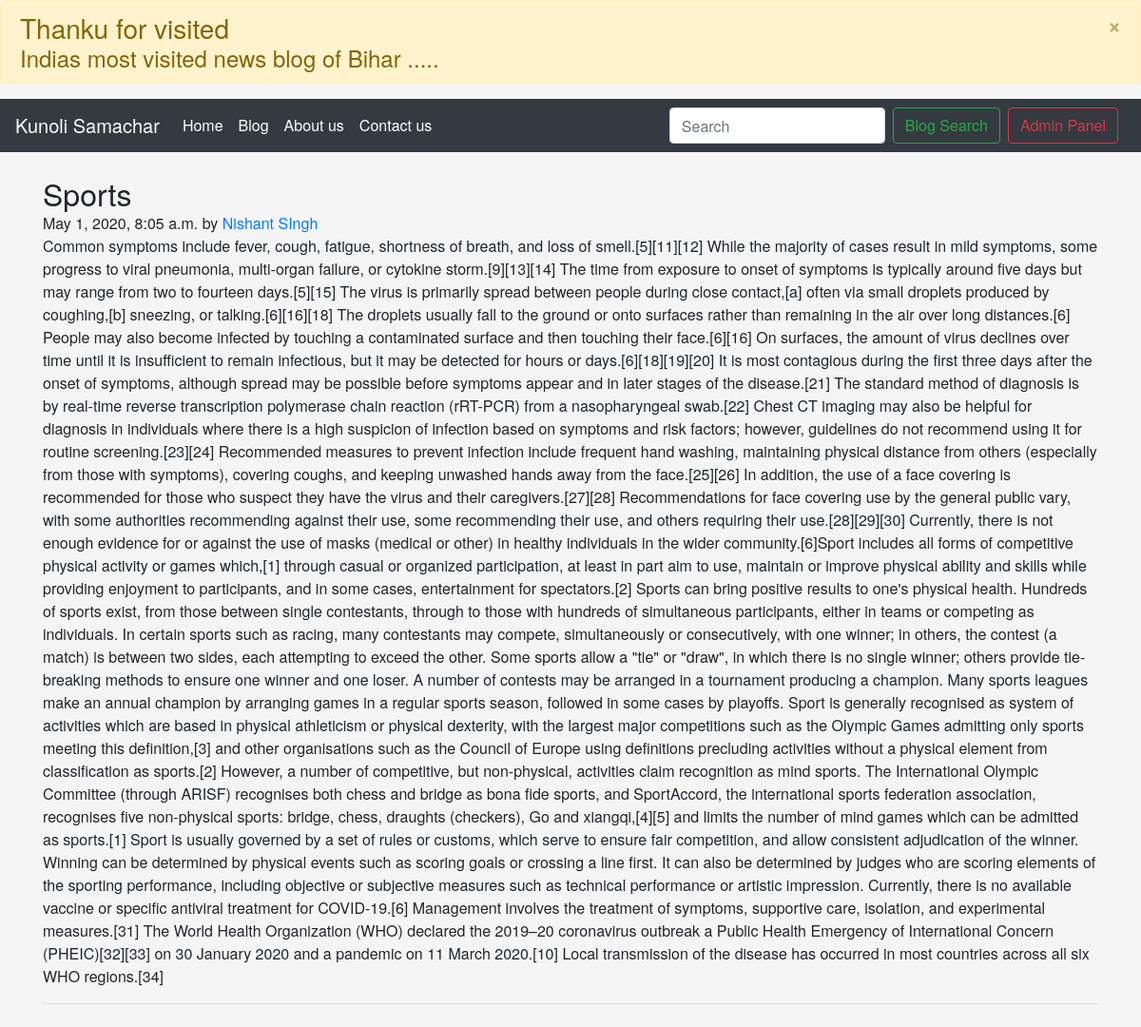
Page /blog/bab on the committed database.
### blog/models.py (models this page shows, shortened)
class Post(models.Model):
    sno=models.AutoField(primary_key=True)
    title=models.CharField(max_length=255)
    slug=models.CharField(max_length=150)
    content=models.TextField()
    author=models.CharField(max_length=23)
    timeStamp=models.DateTimeField(blank=True)

### blog/views.py (the view)
# urls.py: path('<str:slug>', views.blogpost, name='blogpost'),
def blogpost(request,slug):
    post=Post.objects.filter(slug=slug).first()
    context={'post': post}
    return render(request, 'blog/blogpost.html',context)

### templates/blog/blogpost.html (shortened to what this page needs)
{% extends "base.html" %}
{% block body %}
<div class="container my-4">
    <h2 class="bog-post-tittle">{{post.title}}</h2>
    <p class="blog-post-meta">{{post.timeStamp}} by <a href="/aboutus">{{post.author}}</a> </p>
    <p>{{post.content}}</p>
    <hr>
</div>
{% endblock body %}

### static/css/style.css (style rules this page uses)
body, h1, h2, h3, h4, p, ul, ol, form, fieldset, figure { margin: 0; padding: 0; }
div, figure, img, input, button { box-sizing: border-box; }
a { text-decoration: none; }

### rows in the picture
Post: title "Sports", timeStamp "May 1, 2020, 8:05 a.m.", author "Nishant SIngh", content "Common symptoms include fever, cough, fatigue, shortness of breath, and loss of smell.[5][11][12] While the majority of cases result in mild symptoms, some progress to viral pneumonia, multi-organ failure, or cytokine storm.[9][13][14] The time from exposure to onset of symptoms is typically around five days but may range from two to fourteen days.[5][15] The virus is primarily spread between people during close contact,[a] often via small droplets produced by coughing,[b] sneezing, or talking.[6][16][18] The droplets usually fall to the ground or onto surfaces rather than remaining in the air over long distances.[6] People may also become infected by touching a contaminated surface and…"
